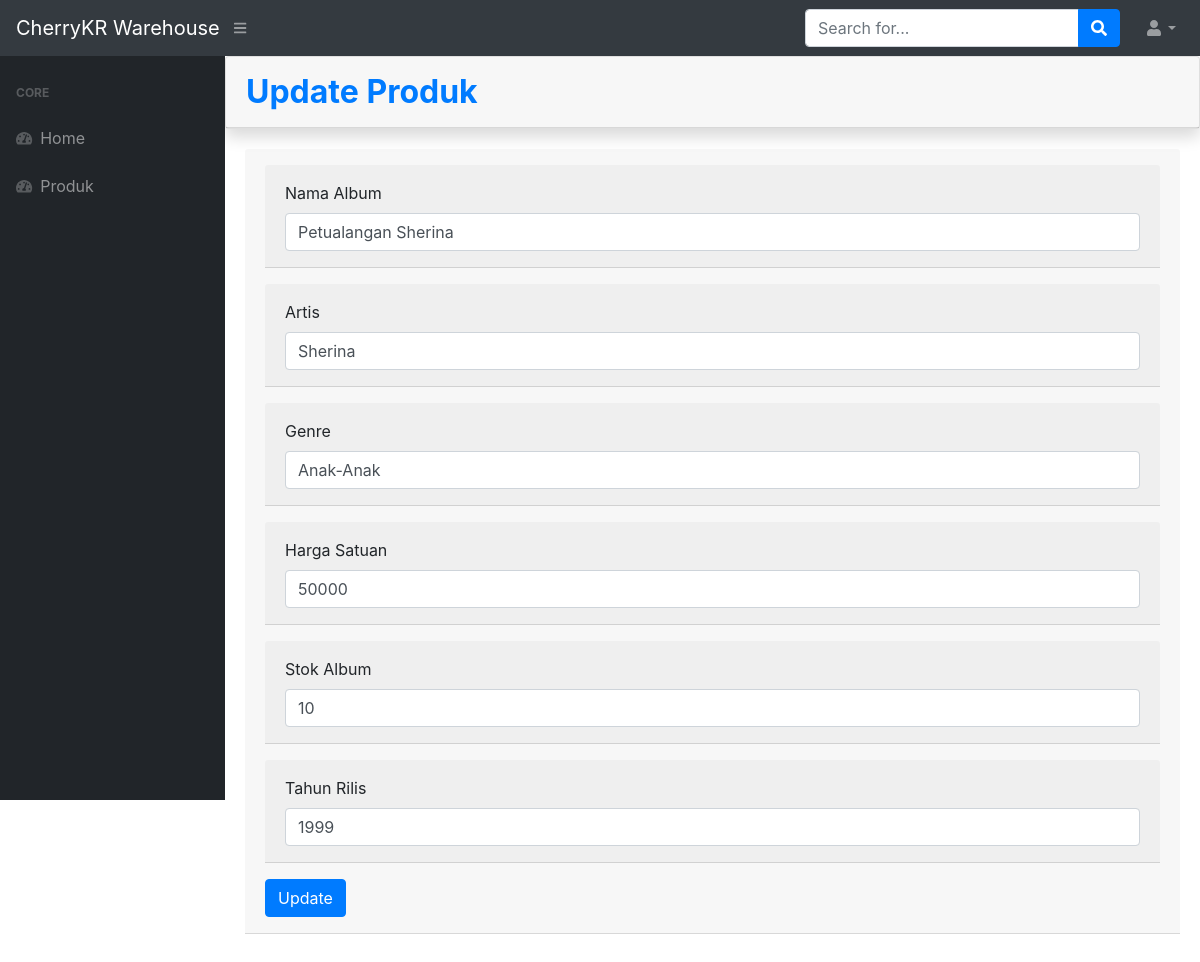
Screenshot of /dbuaswarehouse/dist/index.php?halaman=updateproduk&id=23 with the database file from the repository.
### tables this page shows
CREATE TABLE `tbl_barang` (
  `id_album` int(11) NOT NULL,
  `nama_album` varchar(30) NOT NULL,
  `nama_artis` varchar(30) NOT NULL,
  `nama_genre` varchar(30) NOT NULL,
  `harga_satuan` int(11) NOT NULL,
  `jumlah_album` int(11) NOT NULL,
  `tahun_albun` int(11) NOT NULL
);

### dbuaswarehouse/dist/updateproduk.php (the view, shortened to what this page needs)
<div class="card shadow mb-">
                        <div class="card-header py-3">
                            <h2 class="m-0 font-weight-bold text-primary">Update Produk</h2>
                        </div>
</div>
                        <div class="card-body">
                            <div class="table-responsive">
                                <table class="table table-bordered" id="dataTable" width="100%" cellspacing="0">
<?php
$ambil = $koneksi->query("SELECT * FROM tbl_barang WHERE id_album='$_GET[id];'");
$pecah= $ambil->fetch_assoc();
?>
<div class="card-header py-3">
<form method="post" enctype="multipart/form-data">
    <div class="form-group">
        <div class="card-header py-3">
        <label> Nama Album</label>
        <input type="text" name="nama" class="form-control" value="<?php echo $pecah['nama_album'];?>">
    </div>
    </div>
    <div class="form-group">
        <div class="card-header py-3">
        <label> Artis</label>
        <input type="text" name="artis" class="form-control" value="<?php echo $pecah['nama_artis'];?>">
    </div>
    </div>
    <div class="form-group">
        <div class="card-header py-3">
        <label> Genre</label>
        <input type="text" name="genre" class="form-control" value="<?php echo $pecah['nama_genre'];?>">
    </div>
    </div>
    <div class="form-group">
        <div class="card-header py-3">
        <label> Harga Satuan</label>
        <input type="number" name="harga" class="form-control" value="<?php echo $pecah['harga_satuan'];?>">
    </div>
    </div>
    <div class="form-group">
        <div class="card-header py-3">
        <label> Stok Album</label>
        <input type="number" name="stok" class="form-control" value="<?php echo $pecah['jumlah_album'];?>">
    </div>
    </div>
    <div class="form-group">
        <div class="card-header py-3">
        <label> Tahun Rilis</label>
        <input type="number" name="tanggal" class="form-control" value="<?php echo $pecah['tahun_albun'];?>">
    </div>
    </div>
<button class="btn btn-primary" name="update">Update</button>
</form>

### rows the page displays
tbl_barang: nama "Petualangan Sherina", artis "Sherina", genre "Anak-Anak", harga "50000", stok "10", tanggal "1999"
